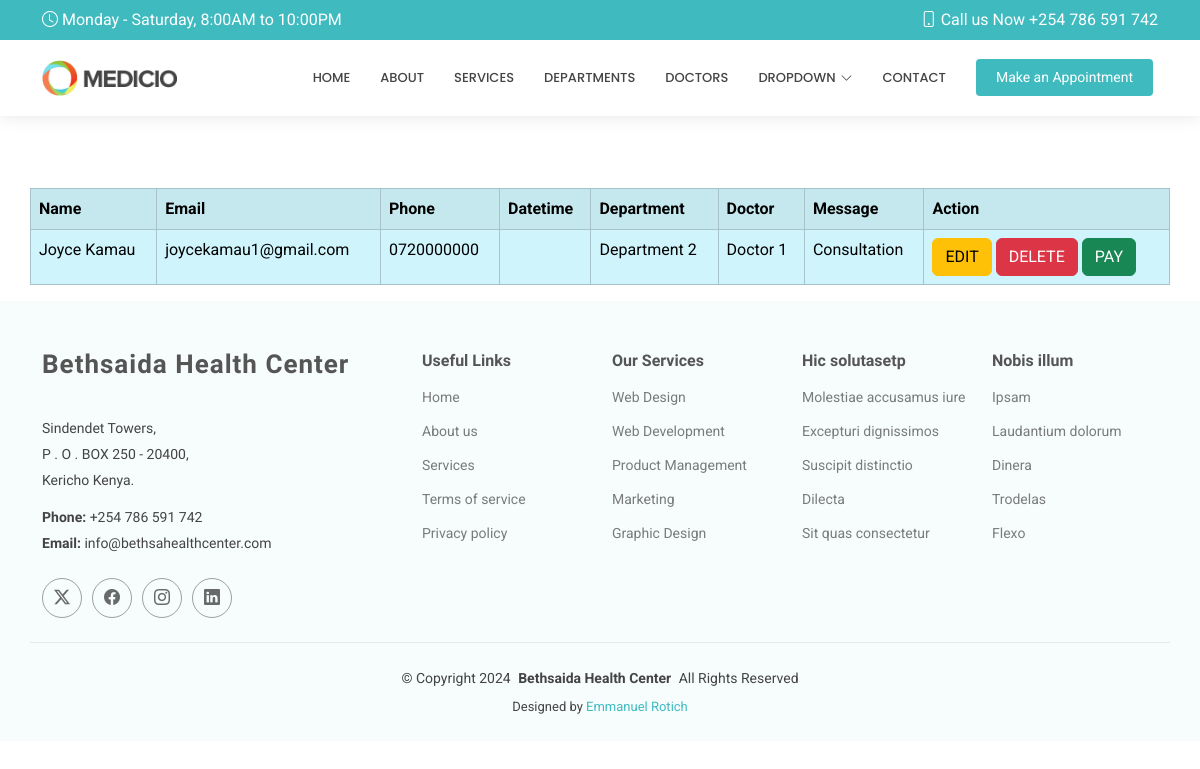
Before: /show/ with the older database file.
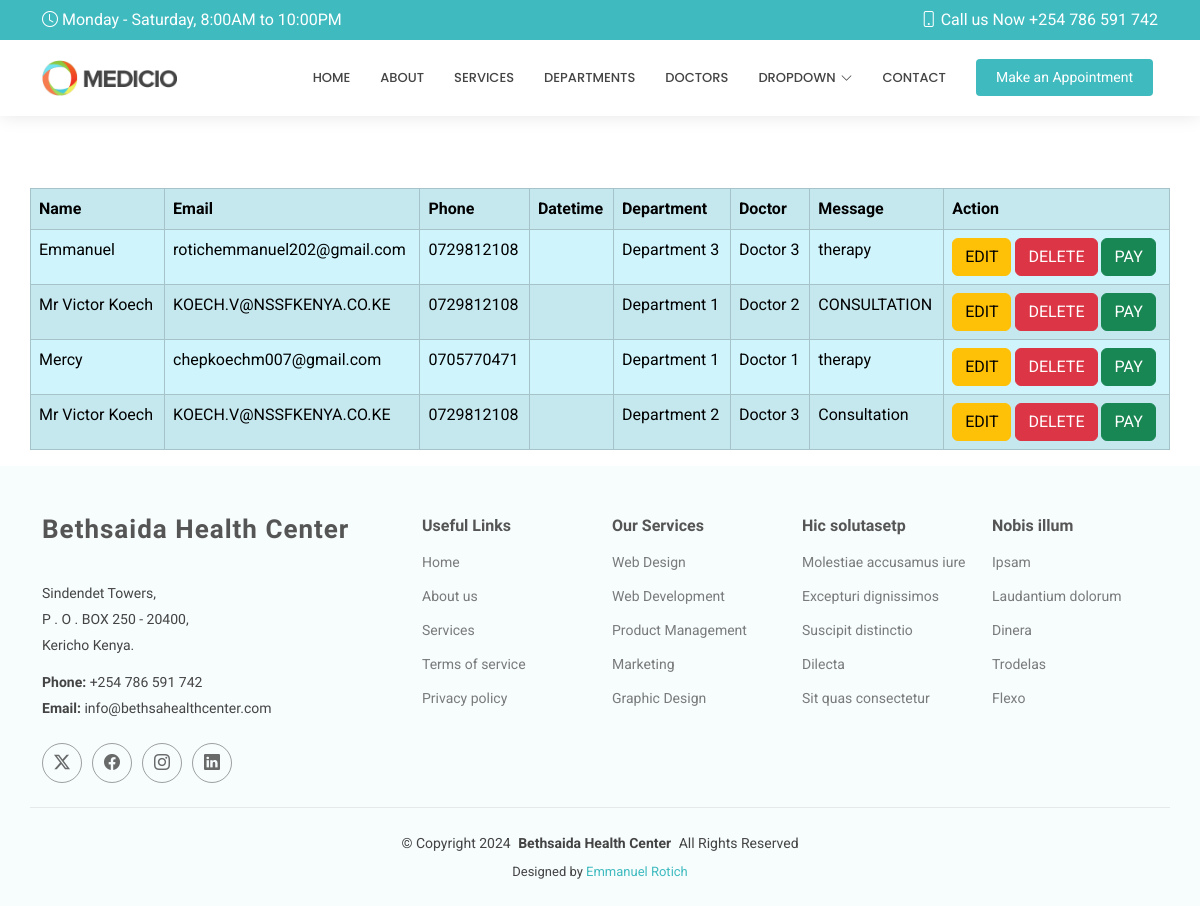
After: the same page with the newer database file.
### myapp/models.py (models this page shows, shortened)
class Appointment(models.Model):
    name = models.CharField(max_length=20)
    email = models.EmailField()
    phone = models.CharField(max_length=20)
    date = models.DateTimeField()
    department = models.CharField(max_length=20)
    doctor = models.CharField(max_length=20)
    message = models.TextField()

### myapp/views.py (the view)
# urls.py: path('show/', views.show, name='show'),
def show(request):
    allappointments=Appointment.objects.all()
    return render(request, 'show.html', {'appointment':allappointments})

### templates/show.html
{% extends 'starter-page.html' %}
{% load static %}
{% block body %}
    <br><br><br>
    <div class="table-responsive-sm table-responsive-md table-responsive-lg table-responsive-xl">
    <table class="table table-info table-bordered table-striped container">
    <tr>
        <th>Name</th>
        <th>Email</th>
        <th>Phone</th>
        <th>Datetime</th>
        <th>Department</th>
        <th>Doctor</th>
        <th>Message</th>
        <th>Action</th>
    </tr>
    {% for x in appointment %}
        <tr>
            <td>{{ x.name }}</td>
            <td>{{ x.email }}</td>
            <td>{{ x.phone }}</td>
            <td>{{ x.datetime }}</td>
            <td>{{ x.department }}</td>
            <td>{{ x.doctor }}</td>
            <td>{{ x.message }}</td>
            <td>
                <a href="" class="btn btn-warning">EDIT</a>
                <a href="/delete/{{ x.id }}" class="btn btn-danger">DELETE</a>
                <a href="" class="btn btn-success">PAY</a>
            </td>
        </tr>
    {% endfor %}
    </table>
    </div>
{% endblock %}

### templates/starter-page.html (shortened to what this page needs)
<!DOCTYPE html>
<html lang="en">
<head>
    {% load static %}
  <link href="{% static 'assets/vendor/bootstrap/css/bootstrap.min.css' %}" rel="stylesheet">
  <link href="{% static 'assets/vendor/bootstrap-icons/bootstrap-icons.css' %}" rel="stylesheet">
  <link href="{% static 'assets/vendor/aos/aos.css' %}" rel="stylesheet">
  <link href="{% static 'assets/vendor/fontawesome-free/css/all.min.css' %}" rel="stylesheet">
  <link href="{% static 'assets/vendor/glightbox/css/glightbox.min.css' %}" rel="stylesheet">
  <link href="{% static 'assets/vendor/swiper/swiper-bundle.min.css' %}" rel="stylesheet">
  <link href="{% static 'assets/css/main.css' %}" rel="stylesheet">
</head>
<body class="starter-page-page">
  <header id="header" class="header sticky-top">
    <div class="topbar d-flex align-items-center">
      <div class="container d-flex justify-content-center justify-content-md-between">
        <div class="d-none d-md-flex align-items-center">
          <i class="bi bi-clock me-1"></i> Monday - Saturday, 8:00AM to 10:00PM
        </div>
        <div class="d-flex align-items-center">
          <i class="bi bi-phone me-1"></i> Call us Now +254 786 591 742
        </div>
      </div>
    </div>
    <div class="branding d-flex align-items-center">
      <div class="container position-relative d-flex align-items-center justify-content-end">
        <a href="index.html" class="logo d-flex align-items-center me-auto">
          <img src="{% static 'assets/img/logo.png' %}" alt="">
        </a>
        <nav id="navmenu" class="navmenu">
          <ul>
            <li><a href="{% url 'index' %}">Home</a></li>
            <li><a href="{% url 'about' %}">About</a></li>
            <li><a href="{% url 'myservice' %}">Services</a></li>
            <li><a href="{% url 'departments' %}">Departments</a></li>
            <li><a href="{% url 'doctors' %}">Doctors</a></li>
            <li class="dropdown"><a href="#"><span>Dropdown</span> <i class="bi bi-chevron-down toggle-dropdown"></i></a>
            </li>
            <li><a href="{% url 'contact' %}">Contact</a></li>
          </ul>
        </nav>
        <a class="cta-btn" href="{% url 'appointment' %}">Make an Appointment</a>
      </div>
    </div>
  </header>
  <main class="main">
    {% block body %}
    {% endblock %}
  </main>
  <footer id="footer" class="footer light-background">
    <div class="container footer-top">
      <div class="row gy-4">
        <div class="col-lg-4 col-md-6 footer-about">
          <a href="index.html" class="logo d-flex align-items-center">
            <span class="sitename">Bethsaida Health Center</span>
          </a>
          <div class="footer-contact pt-3">
            <p>Sindendet Towers,</p>
            <p>P . O . BOX 250 - 20400,</p>
            <p>Kericho Kenya.</p>
            <p class="mt-3"><strong>Phone:</strong> <span>+254 786 591 742</span></p>
            <p><strong>Email:</strong> <span>info@bethsahealthcenter.com</span></p>
          </div>
          <div class="social-links d-flex mt-4">
            <a href=""><i class="bi bi-twitter-x"></i></a>
            <a href=""><i class="bi bi-facebook"></i></a>
            <a href=""><i class="bi bi-instagram"></i></a>
            <a href=""><i class="bi bi-linkedin"></i></a>
          </div>
        </div>
        <div class="col-lg-2 col-md-3 footer-links">
          <h4>Useful Links</h4>
          <ul>
            <li><a href="{% url 'index' %}">Home</a></li>
            <li><a href="{% url 'about' %}">About us</a></li>
            <li><a href="{% url 'myservice' %}">Services</a></li>
            <li><a href="#">Terms of service</a></li>
            <li><a href="#">Privacy policy</a></li>
          </ul>
        </div>
        <div class="col-lg-2 col-md-3 footer-links">
          <h4>Our Services</h4>
          <ul>
            <li><a href="#">Web Design</a></li>
            <li><a href="#">Web Development</a></li>
            <li><a href="#">Product Management</a></li>
            <li><a href="#">Marketing</a></li>
            <li><a href="#">Graphic Design</a></li>
          </ul>
        </div>
        <div class="col-lg-2 col-md-3 footer-links">
          <h4>Hic solutasetp</h4>
          <ul>
            <li><a href="#">Molestiae accusamus iure</a></li>
            <li><a href="#">Excepturi dignissimos</a></li>
            <li><a href="#">Suscipit distinctio</a></li>
            <li><a href="#">Dilecta</a></li>
            <li><a href="#">Sit quas consectetur</a></li>
          </ul>
        </div>
        <div class="col-lg-2 col-md-3 footer-links">
          <h4>Nobis illum</h4>
          <ul>
            <li><a href="#">Ipsam</a></li>
            <li><a href="#">Laudantium dolorum</a></li>
            <li><a href="#">Dinera</a></li>
            <li><a href="#">Trodelas</a></li>
            <li><a href="#">Flexo</a></li>
          </ul>
        </div>
      </div>
    </div>
    <div class="container copyright text-center mt-4">
      <p>© <span>Copyright 2024</span> <strong class="px-1 sitename">Bethsaida Health Center</strong> <span>All Rights Reserved</span></p>
      <div class="credits">
        Designed by <a href="#">Emmanuel Rotich</a>
      </div>
    </div>
  </footer>
</body>
</html>

### static/assets/css/main.css (style rules this page uses)
:root { --default-font: "Roboto", system-ui, -apple-system, "Segoe UI", Roboto, "Helvetica Neue", Arial, "Noto Sans", "Liberation Sans", sans-serif, "Apple Color Emoji", "Segoe UI Emoji", "Segoe UI Symbol", "Noto Color Emoji"; --heading-font: "Raleway", sans-serif; --nav-font: "Poppins", sans-serif; }
:root { --background-color: #ffffff; --default-color: #444444; --heading-color: #555555; --accent-color: #3fbbc0; --surface-color: #ffffff; --contrast-color: #ffffff; }
:root { --nav-color: #444444; --nav-hover-color: #3fbbc0; --nav-mobile-background-color: #ffffff; --nav-dropdown-background-color: #ffffff; --nav-dropdown-color: #444444; --nav-dropdown-hover-color: #3fbbc0; }
.light-background { --background-color: #f7fcfc; --surface-color: #ffffff; }
:root { scroll-behavior: smooth; }
body { color: var(--default-color); background-color: var(--background-color); font-family: var(--default-font); }
a { color: var(--accent-color); text-decoration: none; transition: 0.3s; }
h1, h2, h3, h4, h5, h6 { color: var(--heading-color); font-family: var(--heading-font); }
.header { color: var(--default-color); background-color: var(--background-color); transition: all 0.5s; z-index: 997; box-shadow: 0px 0 18px rgba(0, 0, 0, 0.1); }
.header .topbar { background-color: var(--accent-color); color: var(--contrast-color); height: 40px; padding: 0; transition: all 0.5s; }
.header .branding { min-height: 60px; padding: 10px 0; }
.header .logo { line-height: 1; }
.header .logo img { max-height: 36px; margin-right: 8px; }
.header .cta-btn, .header .cta-btn:focus { color: var(--contrast-color); background: var(--accent-color); font-size: 14px; padding: 8px 20px; margin: 0 5px 0 30px; border-radius: 4px; transition: 0.3s; }
@media (min-width: 1200px) { .navmenu { padding: 0; } }
@media (min-width: 1200px) { .navmenu ul { margin: 0; padding: 0; display: flex; list-style: none; align-items: center; } }
@media (min-width: 1200px) { .navmenu li { position: relative; } }
@media (min-width: 1200px) { .navmenu a, .navmenu a:focus { color: var(--nav-color); padding: 18px 15px; font-size: 13px; font-family: var(--nav-font); font-weight: 500; text-transform: uppercase; display: flex; align-items: center; justify-content: space-between; white-space: nowrap; transition: 0.3s; } }
@media (min-width: 1200px) { .navmenu a i, .navmenu a:focus i { font-size: 12px; line-height: 0; margin-left: 5px; transition: 0.3s; } }
@media (min-width: 1200px) { .navmenu li:last-child a { padding-right: 0; } }
.footer { color: var(--default-color); background-color: var(--background-color); font-size: 14px; position: relative; }
.footer .footer-top { padding-top: 50px; }
.footer .footer-about .logo { line-height: 1; margin-bottom: 25px; }
.footer .footer-about .logo span { color: var(--heading-color); font-family: var(--heading-font); font-size: 26px; font-weight: 700; letter-spacing: 1px; }
.footer .footer-about p { font-size: 14px; font-family: var(--heading-font); }
.footer .social-links a { display: flex; align-items: center; justify-content: center; width: 40px; height: 40px; border-radius: 50%; border: 1px solid color-mix(in srgb, var(--default-color), transparent 50%); font-size: 16px; color: color-mix(in srgb, var(--default-color), transparent 20%); margin-right: 10px; transition: 0.3s; }
.footer h4 { font-size: 16px; font-weight: bold; position: relative; padding-bottom: 12px; }
.footer .footer-links { margin-bottom: 30px; }
.footer .footer-links ul { list-style: none; padding: 0; margin: 0; }
.footer .footer-links ul li { padding: 10px 0; display: flex; align-items: center; }
.footer .footer-links ul li:first-child { padding-top: 0; }
.footer .footer-links ul a { color: color-mix(in srgb, var(--default-color), transparent 30%); display: inline-block; line-height: 1; }
.footer .footer-contact p { margin-bottom: 5px; }
.footer .copyright { padding: 25px 0; border-top: 1px solid color-mix(in srgb, var(--default-color), transparent 90%); }
.footer .copyright p { margin-bottom: 0; }
.footer .credits { margin-top: 8px; font-size: 13px; }

Changed rows visible on the page:
removed Appointment: name "Joyce Kamau", email "joycekamau1@gmail.com", phone "0720000000", department "Department 2", doctor "Doctor 1", message "Consultation"
added Appointment: name "Emmanuel", email "rotichemmanuel202@gmail.com", phone "0729812108", department "Department 3", doctor "Doctor 3", message "therapy"
added Appointment: name "Mr Victor Koech", email "KOECH.V@NSSFKENYA.CO.KE", phone "0729812108", department "Department 1", doctor "Doctor 2", message "CONSULTATION"
added Appointment: name "Mercy", email "chepkoechm007@gmail.com", phone "0705770471", department "Department 1", doctor "Doctor 1", message "therapy"
added Appointment: name "Mr Victor Koech", email "KOECH.V@NSSFKENYA.CO.KE", phone "0729812108", department "Department 2", doctor "Doctor 3", message "Consultation"
